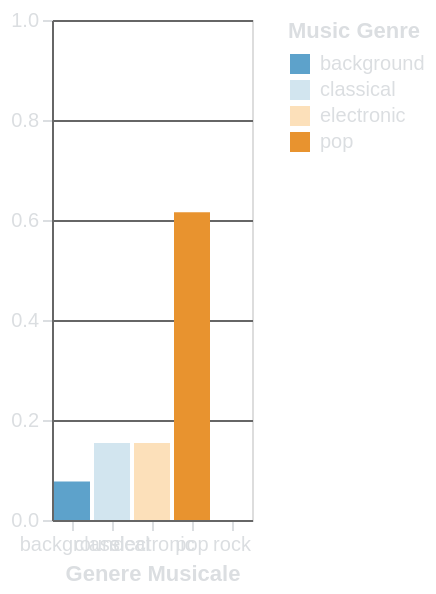

Write the Vega-Lite specification saved for this chart.
### Vega-Lite specification from a JSON file in a GitHub repository (floating-point values rounded to 4 significant figures; data arrays with more than 128 entries replaced by an {"elided": "..."} marker saying what was removed)
{"$schema": "https://vega.github.io/schema/vega-lite/v5.15.1.json", "config": {"axis": {"domainColor": "#666666", "gridColor": "#666666", "labelColor": "#DBDEE1", "tickColor": "#DBDEE1", "titleColor": "#DBDEE1"}, "background": "transparent", "legend": {"labelColor": "#DBDEE1", "titleColor": "#DBDEE1"}, "title": {"color": "#DBDEE1", "fontSize": 16}}, "data": {"name": "data-09a7d64a83fdd4051842e5892ebf81b1"}, "datasets": {"data-09a7d64a83fdd4051842e5892ebf81b1": {"elided": "205 records"}}, "encoding": {"color": {"field": "genre", "legend": {"title": "Music Genre"}, "scale": {"scheme": "blueorange", "type": "quantize"}, "type": "nominal"}, "tooltip": [{"field": "genre", "title": "Genere Musicale", "type": "nominal"}, {"field": "percentage", "format": ".2f", "title": "Percentuale", "type": "quantitative"}], "x": {"axis": {"labelAngle": 0, "title": "Genere Musicale"}, "field": "genre", "scale": {"domain": ["background", "classical", "electronic", "pop", "rock"]}, "type": "nominal"}, "y": {"axis": {"title": null}, "field": "percentage", "scale": {"domain": [0, 1]}, "type": "quantitative"}}, "height": 250, "mark": {"type": "bar"}, "params": [{"bind": {"input": "range", "max": 45, "min": 1, "name": "Classe di Nizza:", "step": 1}, "name": "param_81", "select": {"fields": ["nice_class"], "type": "point"}, "value": [{"nice_class": 1}]}, {"bind": "scales", "name": "param_82", "select": {"encodings": [], "type": "interval"}}], "transform": [{"filter": {"param": "param_81"}}], "width": "container"}
